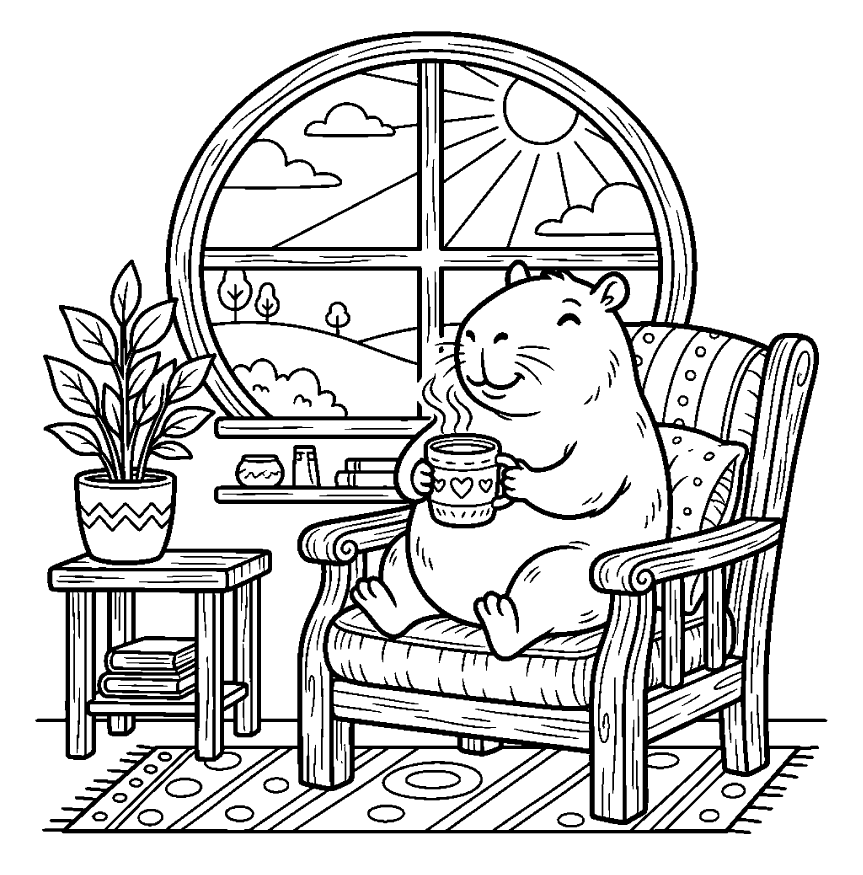
#> input picture assets/processed/page_01_clean.png, 2588 x 2625 px, found by its file name (shown at 1/3 size)
$ python produce_main_street_batch_1.py
#> lines starting #> are read from the running program, lines starting #| are printed output that depends on the picture; after the words box and inside, x2 and y2 are one past the last pixel; in counts of white or black regions, pixels touching at a corner belong together
### scripts/preprocess_lines.py
#!/usr/bin/env python3
"""
Preprocess AI-generated coloring book images.
Converts images to pure black-and-white, eliminates faint grayscale shading,
and upscales to Amazon KDP 8.5x8.5" bleed resolution (2588 x 2625 px at 300 DPI).
"""

import os
import sys
from pathlib import Path
from PIL import Image, ImageOps, ImageFilter

# Constants for KDP 8.5 x 8.5 inches with 0.125" bleed
TARGET_WIDTH_PX = 2588
TARGET_HEIGHT_PX = 2625
TARGET_DPI = 300
BLACK_THRESHOLD = 180  # Pixels darker than this become pure black (0)


def clean_and_threshold_image(
    input_path: Path, output_path: Path, threshold: int = BLACK_THRESHOLD
) -> bool:
    """Processes a single raw image into clean black-and-white vector-like line art."""
    try:
        with Image.open(input_path) as img:
            # 1. Convert to grayscale
            gray = img.convert("L")

            # 2. Enhance contrast by auto-leveling
            autocontrast = ImageOps.autocontrast(gray, cutoff=1)

            # 3. Apply threshold to eliminate all gray shading and fuzzy artifacts
            table = [0 if i < threshold else 255 for i in range(256)]
            binary = autocontrast.point(table, mode="1")

            # Convert back to L mode for smooth resizing
            clean_l = binary.convert("L")

            # 4. Resize and pad to target KDP Bleed Canvas while preserving aspect ratio
            w, h = clean_l.size
            scale = min(TARGET_WIDTH_PX / w, TARGET_HEIGHT_PX / h)
            new_w = int(w * scale)
            new_h = int(h * scale)

            resized = clean_l.resize((new_w, new_h), Image.Resampling.LANCZOS)

            # Create solid white canvas
            final_canvas = Image.new("L", (TARGET_WIDTH_PX, TARGET_HEIGHT_PX), color=255)
            paste_x = (TARGET_WIDTH_PX - new_w) // 2
            paste_y = (TARGET_HEIGHT_PX - new_h) // 2
            final_canvas.paste(resized, (paste_x, paste_y))

            # Re-threshold after lanczos resize to ensure pure binary 0 and 255
            final_binary = final_canvas.point(lambda p: 0 if p < 128 else 255, mode="1")

            output_path.parent.mkdir(parents=True, exist_ok=True)
            final_binary.save(output_path, dpi=(TARGET_DPI, TARGET_DPI))
            print(f"[OK] Processed: {input_path.name} -> {output_path.name}")
            return True
    except Exception as exc:
        print(f"[ERROR] Failed to process {input_path.name}: {exc}", file=sys.stderr)
        return False


# [25 lines left out: function batch_preprocess_directory, not called in this run]


# [2 lines that do not run on import are left out]

### scripts/generate_canada_book.py
#!/usr/bin/env python3
"""
Production Image Generation & Processing Engine for Canada Coloring Book.
Directly communicates with Google Cloud Code API (gemini-3.1-flash-image)
using accounts and tokens from antigravity-account-switcher (accounts.db).
Automatically fails over and rotates accounts when 429 quota is encountered.
Integrates full line cleaning (300 DPI) and colorable landmark badge typography.
"""

import os
import sys
import json
import base64
import time
import sqlite3
import urllib.request
import urllib.error
from pathlib import Path
from PIL import Image

# Add current workspace and tools dir to sys.path
sys.path.insert(0, str(Path(__file__).resolve().parent.parent))
sys.path.insert(0, r"C:\Users\Chau\.gemini\tools\antigravity-account-switcher")

from scripts.preprocess_lines import clean_and_threshold_image
from scripts.add_landmark_typography import add_landmark_badge
from check_image_quota import DB_PATH, refresh_token_if_needed

try:
    sys.stdout.reconfigure(line_buffering=True)
except Exception:
    pass

GENERATE_URL = "https://daily-cloudcode-pa.googleapis.com/v1internal:generateContent"
MODEL_ID = "gemini-3.1-flash-image"


def get_all_accounts():
    """Reads all accounts from account switcher database."""
    if not os.path.exists(DB_PATH):
        raise FileNotFoundError(f"Database not found at {DB_PATH}")
    conn = sqlite3.connect(DB_PATH)
    conn.row_factory = sqlite3.Row
    rows = conn.execute("SELECT id, email, access_token, refresh_token, token_expiry, is_active FROM accounts").fetchall()
    conn.close()
    return [dict(r) for r in rows]


def get_best_token(preferred_email=None):
    """Finds account with valid token, prioritizing preferred_email or accounts with high quota."""
    accounts = get_all_accounts()

    # Priority order
    priority_emails = [
        "vut08348@gmail.com",
        "ad01.lamlumber@gmail.com",
        "lynnphan2017@gmail.com",
        "loch7444@gmail.com",
        "chautnus@gmail.com",
        "dinhthithibwkg58231@gmail.com"
    ]
    if preferred_email:
        priority_emails.insert(0, preferred_email)

    for email in priority_emails:
        acc = next((a for a in accounts if a["email"] == email), None)
        if acc:
            try:
                token = refresh_token_if_needed(acc)
                if token:
                    return token, acc["email"]
            except Exception as e:
                print(f"[WARN] Failed refreshing token for {email}: {e}")

    # Fallback to any account
    for acc in accounts:
        try:
            token = refresh_token_if_needed(acc)
            if token:
                return token, acc["email"]
        except Exception:
            pass
    return None, None


# [149 lines left out: functions call_generate_image, generate_single_page, run_pipeline, not called in this run]


# [5 lines that do not run on import are left out]

### scripts/produce_main_street_batch_1.py
#!/usr/bin/env python3
"""
Produce and verify Batch 1 (Pages 02 to 05) for Book 3 (Cozy Main Street).
Together with the approved Page 01 (The Baker Bear), builds the Batch 1 Approval Sheet (Pages 01-05).
Measures line density and confirms 0% solid black fills.
"""

import sys
import time
import shutil
import urllib.error
from pathlib import Path
from PIL import Image, ImageDraw, ImageFont
import numpy as np

WORKSPACE_ROOT = Path(__file__).resolve().parent.parent
sys.path.insert(0, str(WORKSPACE_ROOT))
sys.path.insert(0, r"C:\Users\Chau\.gemini\tools\antigravity-account-switcher")

from scripts.generate_canada_book import call_generate_image, get_best_token
from scripts.preprocess_lines import clean_and_threshold_image

RAW_DIR = WORKSPACE_ROOT / "assets" / "main_street" / "raw"
PROCESSED_DIR = WORKSPACE_ROOT / "assets" / "main_street" / "processed"
PUBLIC_DIR = WORKSPACE_ROOT / "public" / "assets" / "main_street"
APPROVAL_DIR = WORKSPACE_ROOT / "assets" / "main_street"
ARTIFACT_DIR = Path(r"C:\Users\Chau\.gemini\antigravity\brain\674909f7-e452-4364-a9b3-88ff0fbdeb5d")

RAW_DIR.mkdir(parents=True, exist_ok=True)
PROCESSED_DIR.mkdir(parents=True, exist_ok=True)
PUBLIC_DIR.mkdir(parents=True, exist_ok=True)
ARTIFACT_DIR.mkdir(parents=True, exist_ok=True)

BATCH_1_PAGES = [
    {
        "page": 2,
        "title": "The Espresso Fox",
        "subtitle": "Quán Cà Phê Hạt Rang Chú Cáo",
        "prompt": (
            "Adult coloring book page, bold and easy clean line art, charming cozy Main Street coffee shop interior. "
            "A cheerful, dapper fox barista wearing a small bow tie and a barista apron, "
            "carefully pouring steamed milk to create leaf latte art into a wide ceramic cup on a wooden counter. "
            "Behind him is a vintage brass espresso machine with steam wand and pressure gauge, glass jars filled with whole coffee beans, "
            "stacks of clean ceramic mugs, and a chalkboard menu reading 'COFFEE & TEA $3'. "
            "A potted fern sits on the sunny windowsill looking out onto Main Street. "
            "Pure crisp black outlines on a solid pure white background, balanced medium-thick contour line weight matching storybook style, "
            "zero solid black fills, zero black silhouettes, zero black patches, zero shading, zero grayscale, zero textures. "
            "Wide, spacious, generous open colorable compartments perfect for alcohol markers without eye fatigue. "
            "Harmonious cozy aesthetic, square 1:1 aspect ratio composition."
        )
    },
    {
        "page": 3,
        "title": "The Bagel Otter",
        "subtitle": "Tiệm Bánh Mì Vòng Rái Cá",
        "prompt": (
            "Adult coloring book page, bold and easy clean line art, charming cozy Main Street bakery corner. "
            "A cute, chubby river otter baker wearing a striped baker's hat and apron, "
            "happily spreading cream cheese onto a toasted sesame bagel on a thick wooden cutting board. "
            "Wooden dowels on the wall hold rows of freshly baked plain, poppy seed, and everything bagels. "
            "A woven basket overflowing with warm bagels, glass jars of blueberry jam, and butter knives rest on the counter. "
            "Sunlight streams through a paned bay window. "
            "Pure crisp black outlines on a solid pure white background, balanced medium-thick contour line weight, "
            "zero solid black fills, zero black silhouettes, zero black patches, zero shading, zero grayscale, zero textures. "
            "Wide, spacious, generous open colorable compartments perfect for alcohol markers. "
            "Wholesome hygge small-town aesthetic, square 1:1 aspect ratio composition."
        )
    },
    {
        "page": 4,
        "title": "The Tea Parlor Bunny",
        "subtitle": "Tiệm Trà Chiều Cô Thỏ Trắng",
        "prompt": (
            "Adult coloring book page, bold and easy clean line art, charming cozy Main Street afternoon tea parlor. "
            "A gentle white bunny in a cozy floral apron, "
            "gracefully pouring steaming herbal chamomile tea from an ornate porcelain teapot into a delicate teacup. "
            "On the table sits a 3-tiered cake stand filled with fluffy scones, clotted cream, and strawberry jam. "
            "Vintage teacups hang from small brass hooks on wooden shelves, with glass apothecary jars of dried loose-leaf flowers. "
            "A lace-curtained bay window overlooks a quiet flower-lined cobblestone street. "
            "Pure crisp black outlines on a solid pure white background, balanced medium-thick contour line weight, "
            "zero solid black fills, zero black silhouettes, zero black patches, zero shading, zero grayscale, zero textures. "
            "Wide, spacious, generous open colorable compartments perfect for alcohol markers. "
            "Wholesome hygge small-town aesthetic, square 1:1 aspect ratio composition."
        )
    },
    {
        "page": 5,
        "title": "The Waffle Badger",
        "subtitle": "Xe Bánh Kẹp Mật Ong Bác Lửng",
        "prompt": (
            "Adult coloring book page, bold and easy clean line art, charming cozy Main Street waffle kitchen. "
            "A sturdy, friendly badger chef wearing a tall chef's hat and checkered apron, "
            "proudly lifting the lid of a classic waffle iron to reveal a golden, steaming honeycomb waffle on a rustic wooden table. "
            "Next to the iron are a glass bottle of pure maple syrup, bowls of fresh blueberries and strawberries, and a powdered sugar shaker. "
            "A hanging copper skillet and a chalkboard easel menu add warmth to the background. "
            "Pure crisp black outlines on a solid pure white background, balanced medium-thick contour line weight, "
            "zero solid black fills, zero black silhouettes, zero black patches, zero shading, zero grayscale, zero textures. "
            "Wide, spacious, generous open colorable compartments perfect for alcohol markers. "
            "Wholesome hygge small-town aesthetic, square 1:1 aspect ratio composition."
        )
    }
]


def generate_with_failover(prompt: str, description: str):
    accounts_pool = [
        "chautnus@gmail.com",
        "dinhthithibwkg58231@gmail.com",
        "vut08348@gmail.com",
        "ad01.lamlumber@gmail.com",
        "loch7444@gmail.com",
        "lynnphan2017@gmail.com"
    ]
    for attempt in range(4):
        for email in accounts_pool:
            token, used_email = get_best_token(preferred_email=email)
            if not token:
                continue
            try:
                print(f"[INFO] Requesting model for {description} via {used_email}...")
                img_bytes = call_generate_image(prompt, token)
                print(f"[OK] Received image ({len(img_bytes)} bytes) from {used_email}")
                return img_bytes
            except urllib.error.HTTPError as e:
                err_msg = e.read().decode("utf-8", errors="ignore")
                print(f"[WARN] HTTP {e.code} on {used_email}: {err_msg[:80]}...")
                if e.code == 429:
                    time.sleep(2)
                    continue
                else:
                    break
            except Exception as e:
                print(f"[ERROR] {e} on {used_email}")
                time.sleep(2)
                continue
        print(f"[INFO] Waiting 20s for burst window cooldown before pass {attempt+2}...")
        time.sleep(20)
    return None


def measure_density(img_path: Path):
    with Image.open(img_path) as img:
        gray = img.convert("L")
        arr = np.array(gray)
        black_pct = float((arr < 128).mean() * 100)
        return black_pct


# [62 lines left out: function build_batch_approval_sheet, not called in this run]


def main():
    # Collect all 5 pages
    all_pages = []

    # Page 01 is already approved
    clean_01 = PROCESSED_DIR / "page_01_clean.png"
    if not clean_01.exists():
        print("[ERROR] Page 01 clean image does not exist.")
        sys.exit(1)

    density_01 = measure_density(clean_01)
#> in measure_density, img is the input picture: PIL image 2588x2625 1; 83.2% white; 149 black regions (1 under 20 px), largest, box (x1, y1, x2, y2) and area: (106, 94, 2482, 2502) 1018706, (1145, 2283, 1448, 2401) 5388, (1289, 1317, 1486, 1365) 4461
#> in measure_density, `black_pct = float((arr < 128).mean() * 100)`: black_pct = 16.85
#> density_01 = 16.85
    all_pages.append({
        "page": 1,
        "title": "The Baker Bear",
        "subtitle": "Tiệm Bánh Quế Bác Gấu Nâu",
        "clean_path": clean_01,
        "density": density_01
    })
    shutil.copy2(clean_01, ARTIFACT_DIR / "page_01_clean.png")

    # Generate Pages 02 to 05
    for item in BATCH_1_PAGES:
        p_num = item["page"]
        raw_p = RAW_DIR / f"page_{p_num:02d}.png"
        clean_p = PROCESSED_DIR / f"page_{p_num:02d}_clean.png"
        pub_p = PUBLIC_DIR / f"page_{p_num:02d}_clean.png"

        print(f"\n===========================================================")
        print(f" PRODUCING PAGE {p_num:02d}: {item['title']} ({item['subtitle']})")
        print(f"===========================================================")

        if not raw_p.exists():
            img_bytes = generate_with_failover(item["prompt"], f"Page {p_num:02d}")
            if not img_bytes:
                print(f"[FAIL] Could not generate Page {p_num:02d}")
                sys.exit(1)
            raw_p.write_bytes(img_bytes)
            print(f"[OK] Saved raw -> {raw_p}")
        else:
            print(f"[SKIP] Raw image already exists -> {raw_p}")

        clean_and_threshold_image(raw_p, clean_p, threshold=175)
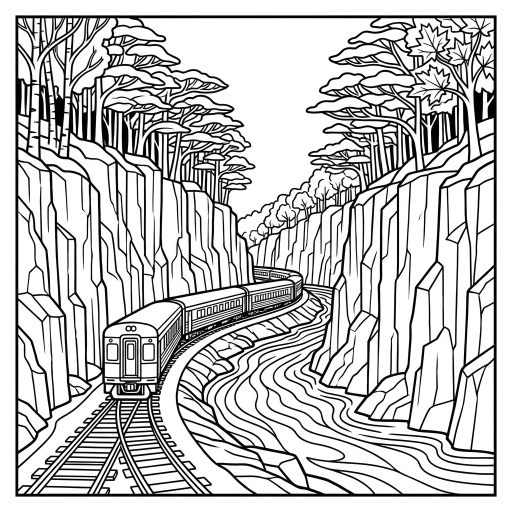
#> input picture assets/canada/raw/page_02.png, 1024 x 1024 px, found by its file name (shown at 1/2 size)
#> in clean_and_threshold_image, img is the input picture: PIL image 1024x1024 RGB; mean R, G, B 196.9, 197, 196.9
#> in clean_and_threshold_image, `binary = autocontrast.point(table, mode="1")`:
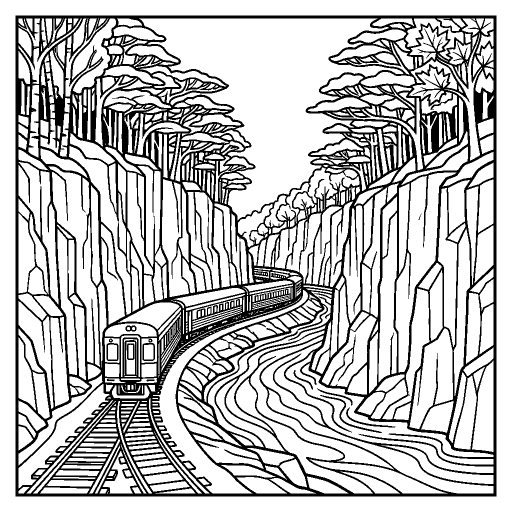
#> binary: PIL image 1024x1024 1 (shown at 1/2 size); 75% white; 16 black regions (4 under 20 px), largest, box (x1, y1, x2, y2) and area: (31, 31, 993, 993) 259461, (640, 790, 764, 866) 583, (692, 815, 791, 855) 385
#> in clean_and_threshold_image, `resized = clean_l.resize((new_w, new_h), Image.Resampling.LANCZOS)`:
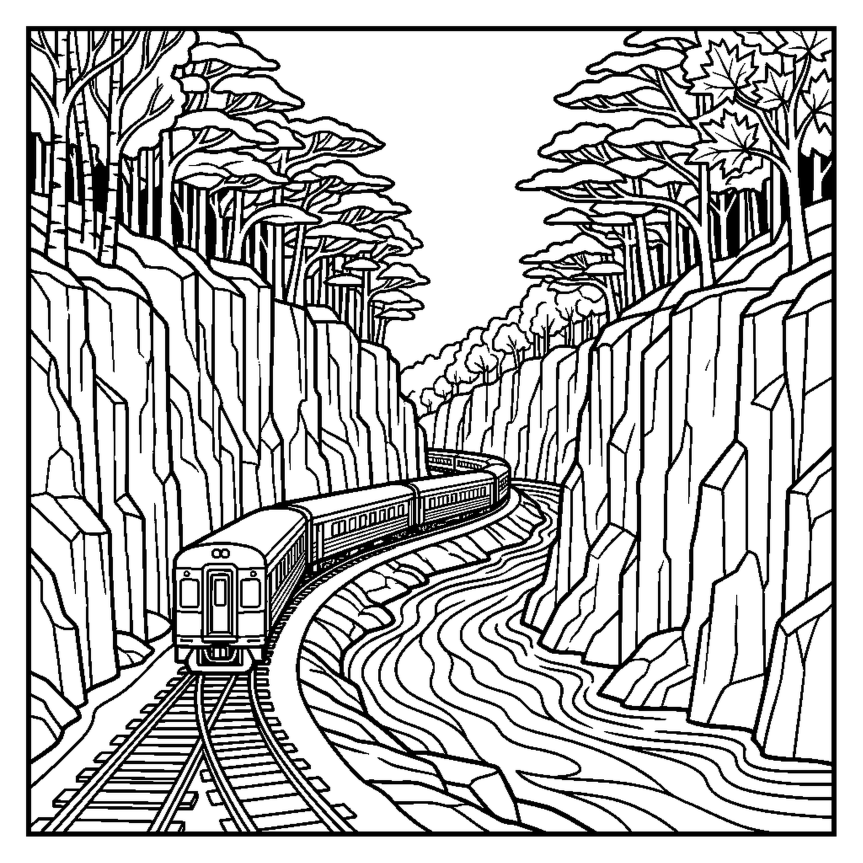
#> resized: PIL image 2588x2588 L (shown at 1/3 size); min 0, max 255, mean 191.3
#> in clean_and_threshold_image, `final_canvas = Image.new("L", (TARGET_WIDTH_PX, TARGET_HEIGHT_PX), col..`: final_canvas: PIL image 2588x2625 L; every value is 255
#> in clean_and_threshold_image, `final_canvas.paste(resized, (paste_x, paste_y))`:
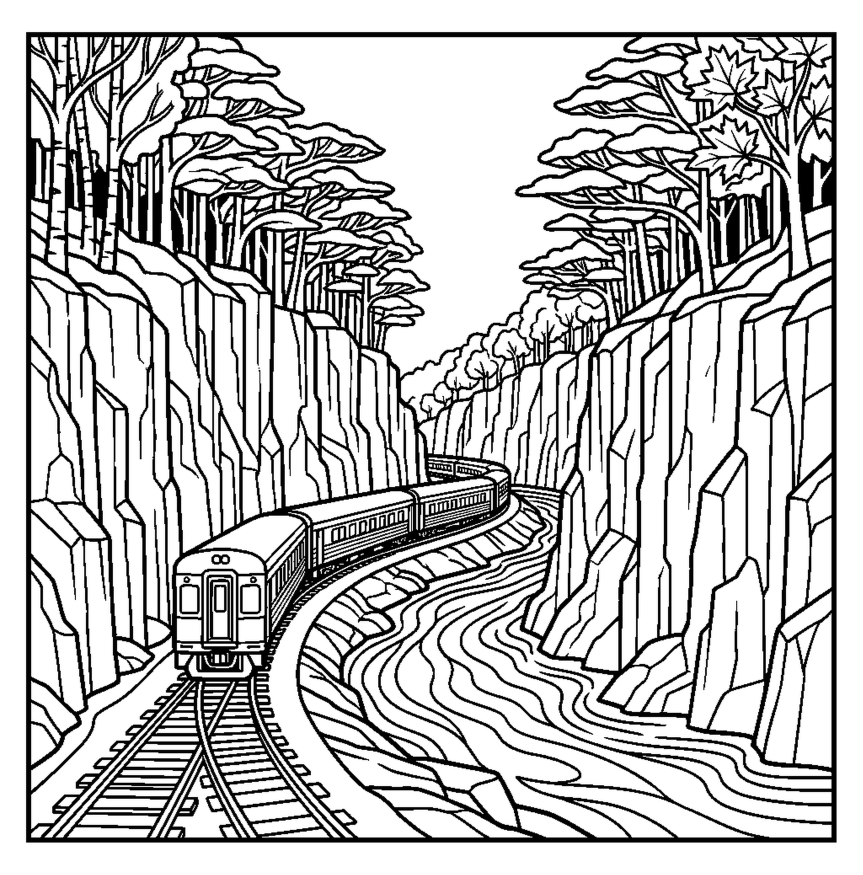
#> final_canvas: PIL image 2588x2625 L (shown at 1/3 size); min 0, max 255, mean 192.2
#> in clean_and_threshold_image, `final_binary = final_canvas.point(lambda p: 0 if p < 128 else 255, mod..`: final_binary: PIL image 2588x2625 1; 75.3% white; 17 black regions (3 under 20 px), largest, box (x1, y1, x2, y2) and area: (78, 96, 2510, 2528) 1661616, (1618, 2014, 1931, 2207) 3719, (1749, 2078, 1999, 2179) 2448
        density = measure_density(clean_p)
#> density = 24.71
        print(f"[OK] Preprocessed 300 DPI -> {clean_p} (Density: {density:.2f}%)")
#| [OK] Preprocessed 300 DPI -> assets/main_street/processed/page_02_clean.png (Density: 24.71%)

        # Copy to public and artifact dirs
        shutil.copy2(clean_p, pub_p)
        shutil.copy2(clean_p, ARTIFACT_DIR / f"page_{p_num:02d}_clean.png")

        all_pages.append({
            "page": p_num,
            "title": item["title"],
            "subtitle": item["subtitle"],
            "clean_path": clean_p,
            "density": density
        })

    # Build master approval sheet
    build_batch_approval_sheet(all_pages)
    print("\n[SUCCESS] Batch 1 completely produced and verified!")


if __name__ == "__main__":
    main()
#> (the call stopped at in get_all_accounts, `if not os.path.exists(DB_PATH):`: check_image_quota is not available in this run)
